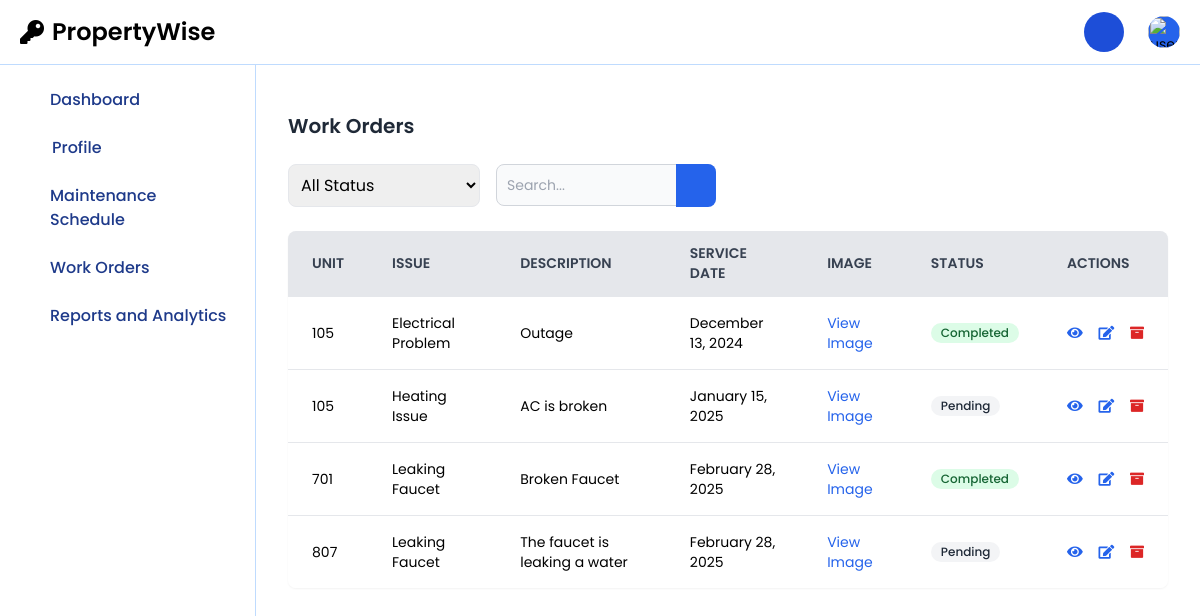
/staff/staffWork.php (signed in), run on the app's committed database.
### tables this page shows
CREATE TABLE `maintenance_requests` (
  `id` int(11) NOT NULL,
  `user_id` int(11) NOT NULL,
  `unit` varchar(50) NOT NULL,
  `issue` varchar(100) NOT NULL,
  `description` text NOT NULL,
  `action_taken` text DEFAULT NULL,
  `maintenance_cost` decimal(10,2) DEFAULT NULL,
  `completion_date` datetime DEFAULT NULL,
  `service_date` date NOT NULL,
  `status` enum('Pending','In Progress','Completed') DEFAULT 'Pending',
  `report_pdf` varchar(255) DEFAULT NULL,
  `image` varchar(255) DEFAULT NULL,
  `created_at` timestamp NOT NULL DEFAULT current_timestamp(),
  `updated_at` timestamp NOT NULL DEFAULT current_timestamp() ON UPDATE current_timestamp(),
  `assigned_to` int(11) DEFAULT NULL,
  `priority` enum('high','medium','low') NOT NULL DEFAULT 'medium',
  `archived` tinyint(1) DEFAULT 0
);

### staff/staffWork.php (the view, shortened to what this page needs)
<?php
require '../session/db.php';
$staffId = $_SESSION['staff_id'];
$query = "SELECT id, unit, issue, description, service_date, image, status
          FROM maintenance_requests
          WHERE archived = 0 AND assigned_to = ?";
$stmt = $conn->prepare($query);
$stmt->bind_param('i', $staffId);
$stmt->execute();
$result = $stmt->get_result();
$requests = [];
while ($row = $result->fetch_assoc()) {
    $requests[] = $row;
}
?>
<!DOCTYPE html>
<html lang="en">
<head>
    <script src="https://cdn.tailwindcss.com"></script>
    <link rel="stylesheet" href="https://cdnjs.cloudflare.com/ajax/libs/font-awesome/5.15.4/css/all.min.css">
</head>
<body>
<?php include('staffNavbar.php'); ?>
<?php include('staffSidebar.php'); ?>
<div class="sm:ml-64 p-4 sm:p-8 mx-auto">
    <div class="mt-16 sm:mt-20">
        <h1 class="text-lg sm:text-xl font-semibold text-gray-800 mb-4 sm:mb-6">Work Orders</h1>
        <div class="mb-6 flex flex-col sm:flex-row gap-4">
            <div class="relative w-full sm:w-48">
                <select id="statusFilter" class="w-full p-2 border rounded-lg text-sm sm:text-base">
                    <option value="">All Status</option>
                </select>
            </div>
            <div class="relative w-full sm:w-1/4">
                <input type="text" id="search-keyword" placeholder="Search..." class="block p-2.5 w-full text-sm text-gray-900 bg-gray-50 rounded-lg border border-gray-300 focus:ring-blue-500 focus:border-blue-500 pr-10">
                <button type="button" id="search-button" class="absolute inset-y-0 right-0 flex items-center px-3 bg-blue-600 text-white rounded-r-lg">
                    <svg data-feather="search" class="w-4 h-4"></svg>
                </button>
            </div>
        </div>
        <div class="bg-white rounded-lg shadow-sm overflow-hidden">
            <div class="overflow-x-auto">
                <table class="min-w-full divide-y divide-gray-200">
                    <thead class="bg-gray-50">
                        <tr>
                            <th class="px-4 sm:px-6 py-3 text-left text-xs sm:text-sm font-semibold text-gray-700 border-b-2 border-gray-200 bg-gray-200 uppercase">Unit</th>
                            <th class="px-4 sm:px-6 py-3 text-left text-xs sm:text-sm font-semibold text-gray-700 border-b-2 border-gray-200 bg-gray-200 uppercase">Issue</th>
                            <th class="px-4 sm:px-6 py-3 text-left text-xs sm:text-sm font-semibold text-gray-700 border-b-2 border-gray-200 bg-gray-200 uppercase">Description</th>
                            <th class="px-4 sm:px-6 py-3 text-left text-xs sm:text-sm font-semibold text-gray-700 border-b-2 border-gray-200 bg-gray-200 uppercase">Service Date</th>
                            <th class="px-4 sm:px-6 py-3 text-left text-xs sm:text-sm font-semibold text-gray-700 border-b-2 border-gray-200 bg-gray-200 uppercase">Image</th>
                            <th class="px-4 sm:px-6 py-3 text-left text-xs sm:text-sm font-semibold text-gray-700 border-b-2 border-gray-200 bg-gray-200 uppercase">Status</th>
                            <th class="px-4 sm:px-6 py-3 text-left text-xs sm:text-sm font-semibold text-gray-700 border-b-2 border-gray-200 bg-gray-200 uppercase">Actions</th>
                        </tr>
                    </thead>
                    <tbody id="workOrdersTableBody" class="bg-white divide-y divide-gray-200">
                        <?php foreach ($requests as $request): ?>
                            <?php
                            $statusColor = '';
                            if ($request['status'] == 'Pending') {
                                $statusColor = 'bg-gray-100 text-gray-800';
                            } elseif ($request['status'] == 'In Progress') {
                                $statusColor = 'bg-yellow-100 text-yellow-800';
                            } elseif ($request['status'] == 'Completed') {
                                $statusColor = 'bg-green-100 text-green-800';
                            }
                            $formattedDate = date('F j, Y', strtotime($request['service_date']));
                            ?>
                            <tr>
                                <td class="px-4 sm:px-6 py-4 text-sm"><?php echo htmlspecialchars($request['unit']); ?></td>
                                <td class="px-4 sm:px-6 py-4 text-sm"><?php echo htmlspecialchars($request['issue']); ?></td>
                                <td class="px-4 sm:px-6 py-4 text-sm"><?php echo htmlspecialchars($request['description']); ?></td>
                                <td class="px-4 sm:px-6 py-4 text-sm"><?php echo htmlspecialchars($formattedDate); ?></td>
                                <td class="px-4 sm:px-6 py-4 text-sm">
                                    <?php if ($request['image']) : ?>
                                        <a href="../users/<?php echo htmlspecialchars($request['image']); ?>" target="_blank" class="text-blue-600">View Image</a>
                                    <?php else : ?>
                                        No Image
                                    <?php endif; ?>
                                </td>
                                <td class="px-4 sm:px-6 py-4 text-sm">
                                    <span class="inline-flex items-center px-2.5 py-0.5 rounded-full text-xs font-medium <?php echo $statusColor; ?>">
                                        <?php echo htmlspecialchars($request['status']); ?>
                                    </span>
                                </td>
                                <td class="px-4 sm:px-6 py-4 whitespace-nowrap text-sm">
                                    <button onclick="viewRequest(<?= $request['id'] ?>)" class="text-blue-600 hover:text-blue-900 mr-3">
                                        <i class="fas fa-eye"></i>
                                    </button>
                                    <button onclick="openReportModal(<?= $request['id'] ?>)" class="text-blue-600 hover:text-blue-900 mr-3">
                                        <i class="fas fa-edit"></i>
                                    </button>
                                    <button onclick="archiveRequest(<?= $request['id'] ?>)" class="text-red-600 hover:text-red-900">
                                        <i class="fas fa-archive"></i>
                                    </button>
                                </td>
                            </tr>
                        <?php endforeach; ?>
                    </tbody>
                </table>
            </div>
        </div>
    </div>
</div>
</body>
</html>

### staff/staffWork.php (style rules this page uses)
body { font-family: 'Poppins', sans-serif; }

### staff/staffSidebar.php (style rules this page uses)
body { font-family: 'Poppins', sans-serif; }

### data on the page
maintenance_requests: unit "105", issue "Electrical Problem", description "Outage", service_date "December 13, 2024", status "Completed"
maintenance_requests: unit "105", issue "Heating Issue", description "AC is broken", service_date "January 15, 2025", status "Pending"
maintenance_requests: unit "701", issue "Leaking Faucet", description "Broken Faucet", service_date "February 28, 2025", status "Completed"
maintenance_requests: unit "807", issue "Leaking Faucet", description "The faucet is leaking a water", service_date "February 28, 2025", status "Pending"
